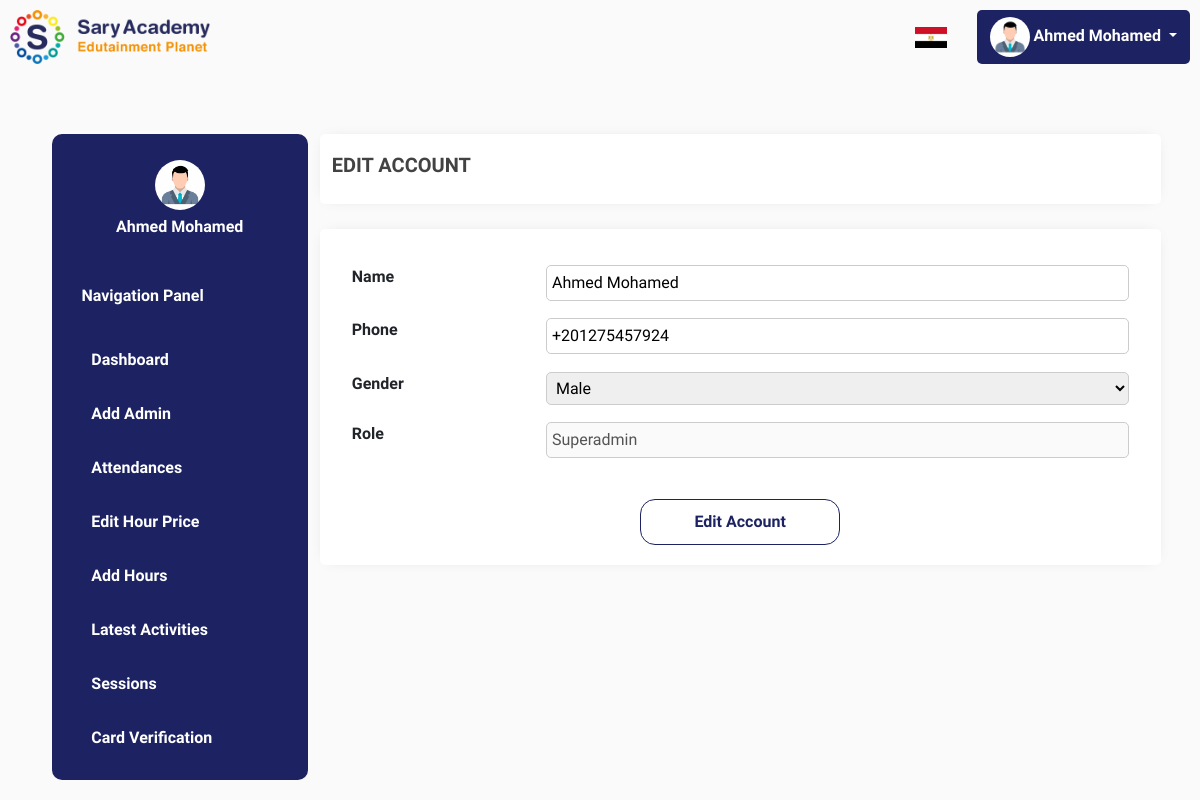
Page /my-account.php (signed in) on the committed database.
### tables this page shows
CREATE TABLE `users` (
  `id` int(255) NOT NULL,
  `name` text NOT NULL,
  `email` text NOT NULL,
  `password` char(40) NOT NULL,
  `gender` text NOT NULL,
  `phone` text DEFAULT NULL,
  `role` text NOT NULL
);

### my-account.php (the view, shortened to what this page needs)
<html>
<head>
    <?php include('links.php'); ?>
</head>
<body style="background-color:#FAFAFA;padding:10px">
<?php include('header.php'); ?>
<div class="container" style="max-width: 95%;margin-top: 70px;">
    <div class="row">
        <div class="col-lg-3">
            <?php include('menu.php'); ?>
        </div>
        <div class="col-lg">
            <div class="row" style="background:white;height: 70px;box-shadow:0 0 15px -9px rgba(0, 0, 0, 0.25);border-radius:5px">
                <h5 style="text-transform: uppercase;font-weight:bold;color:#424242;align-self: center;"><i class="far fa-user-crown"></i> Edit Account</h5>
            </div>
            <div class="row" style="background:white;padding:20px;box-shadow:0 0 15px -9px rgba(0, 0, 0, 0.25);border-radius:5px;margin-top:3%">
                <form method="POST" style="margin-top: 2%;" enctype="multipart/form-data">
                    <div id='container'>
<?php
$sql = "SELECT * FROM users WHERE email = '$email'";
$query = mysqli_query($connect, $sql);
    while($row = mysqli_fetch_assoc($query)) {
        $name = $row['name'];
        $role = $row['role'];
        $phone = $row['phone'];
        $gender = $row['gender'];
    }
?>
                    <label style="font-weight: bold;">Name</label>
                    <input type="text" name="name" value="<?php echo "$name" ?>" required>
                    <label style="font-weight: bold;">Phone</label>
                    <input type="text" name="phone"  value="<?php echo "$phone" ?>" required>
                    <label style="font-weight: bold;">Gender</label>
                    <select name="gender" required>
                        <option hidden><?php echo "$gender" ?></option>
                    </select>
                    <label style="font-weight: bold;">Role</label>
                    <input type="text" name="role"  value="<?php echo "$role" ?>" disabled>
                    </div>
                    <input type="submit" name="edit-card" value="Edit Account">
                </form>
            </div>
        </div>
    </div>
</div>
</body>
</html>

### header.php (shortened to what this page needs)
<nav style="display: block;">
        <a href="https://sary-academy.com" target="_blank"><img src="pics/saryacademy.png" alt="Sary academy" style="max-width: 200px;"></a>
        <div style="float: right;display:flex;align-items: center;gap: 30px">
        <a href="#"><img src="pics/egypt-flag.png"></a>
        <div class="dropdown" style="box-shadow:none !important;background:#1D2362;border-radius: 5px;">
        <button class="btn dropdown-toggle shadow-none" type="button" id="dropdownMenuButton1" data-bs-toggle="dropdown" aria-expanded="false" style="color:white;font-weight:bold;">
            <img src="pics/placeholder.jpg" style="max-width: 40px;border-radius: 50%;">
<?php
$email = $_SESSION['email'];
$sql = "SELECT * FROM users WHERE email = '$email'";
$query = mysqli_query($connect, $sql);
while($row = mysqli_fetch_assoc($query)) {
    $name = $row['name'];
    echo "$name";
}
?>
        </button>
        </div>
        </div>
</nav>

### menu.php (shortened to what this page needs)
<div class="menu-dashboard">
    <div class="menu-container">
        <img src="pics/placeholder.jpg" style="max-width: 50px;border-radius: 50%;margin-left: auto;margin-right: auto;display: block;">
        <span style="text-align: center;color:white;display:block;font-weight:bold;margin-top:2%"><?php
$email = $_SESSION['email'];
$sql = "SELECT * FROM users WHERE email = '$email'";
$query = mysqli_query($connect, $sql);
while($row = mysqli_fetch_assoc($query)) {
    $name = $row['name'];
    echo "$name";
}
?></span>
        <div class="menu-links">
            <span style="color: white;font-weight:bold;padding:15px;margin-bottom:10px;display:block">Navigation Panel</span>
            <a href="dashboard.php"><button class="menu-link dashboard-menu"><i class="fal fa-home" style="margin-right: 5%;"></i> Dashboard</button></a>
            <?php
            if(!isset($_SESSION['email'])) {
                header('Location: index.php');
            } else {
                $email = $_SESSION['email'];
            }
            $sql = "SELECT * FROM users WHERE email = '$email'";
            $query = mysqli_query($connect, $sql);
            while($row = mysqli_fetch_assoc($query)) {
                $role = $row['role'];
            }
            if($role == "Admin") {
            } elseif($role == "Superadmin") {
                echo '<a href="add-admin.php"><button class="menu-link add-admin-menu"><i class="fal fa-user" style="margin-right: 5%;"></i> Add Admin</button></a>';
            }
            ?>
            <a href="attendance.php"><button class="menu-link attendance-menu"><i class="far fa-clipboard-user" style="margin-right: 5%;"></i> Attendances</button></a>
            <a href="edit-hour-price.php"><button class="menu-link edit-hour-price-menu"><i class="fal fa-money-bill" style="margin-right: 5%;"></i> Edit Hour Price</button></a>
            <a href="add-hours.php"><button class="menu-link add-hours-menu"><i class="fal fa-id-card" style="margin-right: 5%;"></i> Add Hours</button></a>
            <a href="activities.php"><button class="menu-link activities-menu"><i class="fal fa-exchange" style="margin-right: 5%;"></i> Latest Activities</button></a>
            <a href="sessions.php"><button class="menu-link sessions-menu"><i class="far fa-plug" style="margin-right: 5%;"></i> Sessions</button></a>
            <a href="card-verification.php"><button class="menu-link card-verify-menu"><i class="fal fa-users" style="margin-right: 5%;"></i> Card Verification</button></a>
        </div>
    </div>
</div>

### my-account.php (style rules this page uses)
input[type="text"], input[type="email"], input[type="password"], input[type="date"],select { padding: 5px; border: 1px solid #CCC; border-radius: 5px; outline: none; margin-bottom: 3%; }
#container { display: grid; grid-template-columns: 1fr 3fr; }
input[type="submit"] { padding: 10px; width: 200px; margin-left: auto; margin-right: auto; display: block; margin-top: 3%; background: white; color: #1d2362; border-radius: 15px; border: 1px solid #1d2362; font-weight: bold; outline: none; }

### rows in the picture
users: name "Ahmed Mohamed", phone "+201275457924", gender "Male", role "Superadmin"
